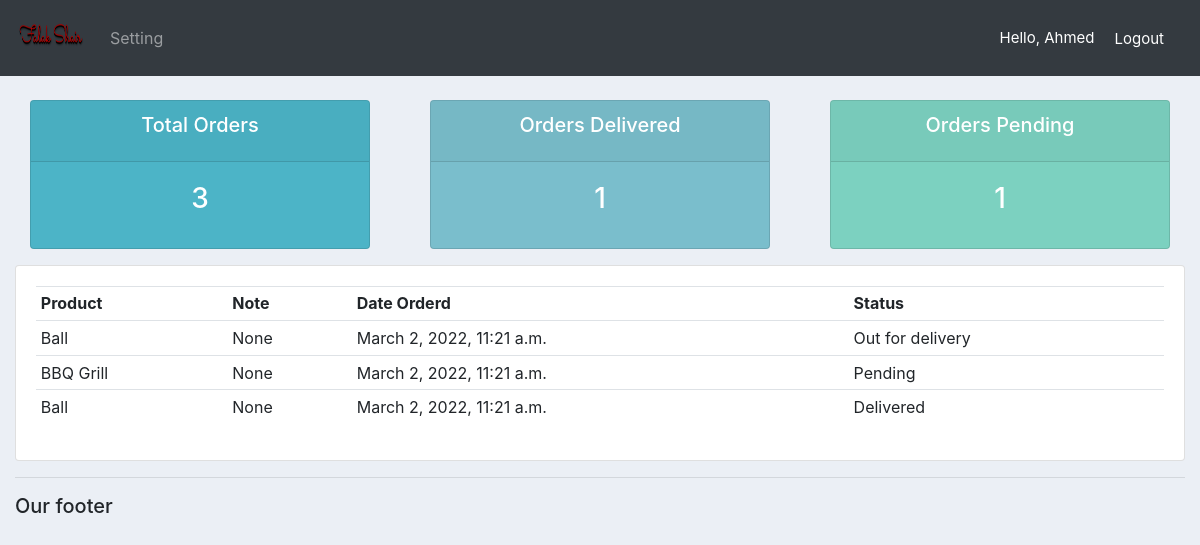
Screenshot of /user/ (signed in) with the database file from the repository.
### accounts/models.py (models this page shows, shortened)
class Order(models.Model):
    STATUS = (
        ('Pending', 'Pending'),
        ('Out for delivery', 'Out for delivery'),
        ('Delivered', 'Delivered'),
    )
    customer = models.ForeignKey(Customer, null=True, on_delete=models.CASCADE)
    product = models.ForeignKey(Product, null=True, on_delete=models.CASCADE)
    date_created = models.DateTimeField(auto_now_add=True)
    status = models.CharField(max_length=200, choices=STATUS)
    note = models.CharField(max_length=1000, null=True)

class Product(models.Model):
    CATEGORY = (
        ('Indoor', 'Indoor'),
        ('Out Door', 'Out Door'),
    )
    name = models.CharField(max_length=200, null=True)
    price = models.FloatField(null=True)
    category = models.CharField(max_length=200, null=True, choices=CATEGORY)
    description = models.CharField(max_length=200, null=True, blank=True)
    date_created = models.DateTimeField(auto_now_add=True)
    tag = models.ManyToManyField(Tag)
    def __str__(self):
        return self.name

### accounts/decorators.py (the view)
        def wrapper_func(request, *args, **kwargs):
            group = None
            if request.user.groups.exists():
                group = request.user.groups.all()[0].name
            if group in allowed_roles:
                return view_func(request, *args, **kwargs)
            else:
                return HttpResponse('You are not authorized to view this page')

### accounts/views.py (called while the page is built)
@login_required(login_url='login')
@allowed_users(allowed_roles=['customer'])
def userPage(request):
    orders = request.user.customer.order_set.all()
    total_orders = orders.count()
    delivered = orders.filter(status='Delivered').count()
    pending = orders.filter(status='Pending').count()
    context = {'orders': orders, 'total_orders': total_orders, 'delivered': delivered,
               'pending': pending}
    return render(request, 'accounts/user.html', context)

### accounts/templates/accounts/user.html
{% extends 'accounts/base.html' %}
{% block content %}
{% include 'accounts/status.html' %}
<div class="row">
    <div class="col-md">
        <div class="card card-body">
            <table class="table table-sm">
                <tr>
                    <th>Product</th>
                    <th>Note</th>
                    <th>Date Orderd</th>
                    <th>Status</th>
                </tr>
                {% for order in orders %}
                <tr>
                    <td>{{order.product}}</td>
                    <td>{{order.note}}</td>
                    <td>{{order.date_created}}</td>
                    <td>{{order.status}}</td>
                </tr>
                {% endfor %}
            </table>
        </div>
    </div>
</div>
{% endblock %}

### accounts/templates/accounts/navbar.html (shortened to what this page needs)
{% load static %}
<nav class="navbar navbar-expand-lg navbar-dark bg-dark">
    <a class="navbar-brand" href="#">
        <img src="{% static 'images/logo.png' %}" alt="logo" width="70" height="50">
    </a>
    <div class="collapse navbar-collapse" id="navbarNav">
        <ul class="navbar-nav">
            {% if request.user.is_staff %}
            <li class="nav-item active">
                <a class="nav-link" href="{% url 'home' %}">Dashboard</a>
            </li>
            <li class="nav-item">
                <a class="nav-link" href="{% url 'product' %}">Product</a>
            </li>
            {% else %}
            <li class="nav-item">
                <a class="nav-link" href="{% url 'account' %}">Setting</a>
            </li>
            {% endif %}
        </ul>
    </div>
    <span class="hello-msg">Hello, {{request.user}} </span>
    <span><a class="hello-msg" href="{% url 'logout' %}">Logout</a></span>
</nav>

### static/css/style.css (style rules this page uses)
body { background-color: #ebeff5; }

### accounts/templates/accounts/navbar.html (style rules this page uses)
.hello-msg { font-size: 15px ; color: #fff; margin-right: 20px; }

### rows the page displays
Order: product "Ball", note "None", date_created "March 2, 2022, 11:21 a.m.", status "Out for delivery"
Order: product "BBQ Grill", note "None", date_created "March 2, 2022, 11:21 a.m.", status "Pending"
Order: product "Ball", note "None", date_created "March 2, 2022, 11:21 a.m.", status "Delivered"

### other values shown
{{ request.user }} "Ahmed"
{{ total_orders }} "3"
{{ delivered }} "1"
{{ pending }} "1"
